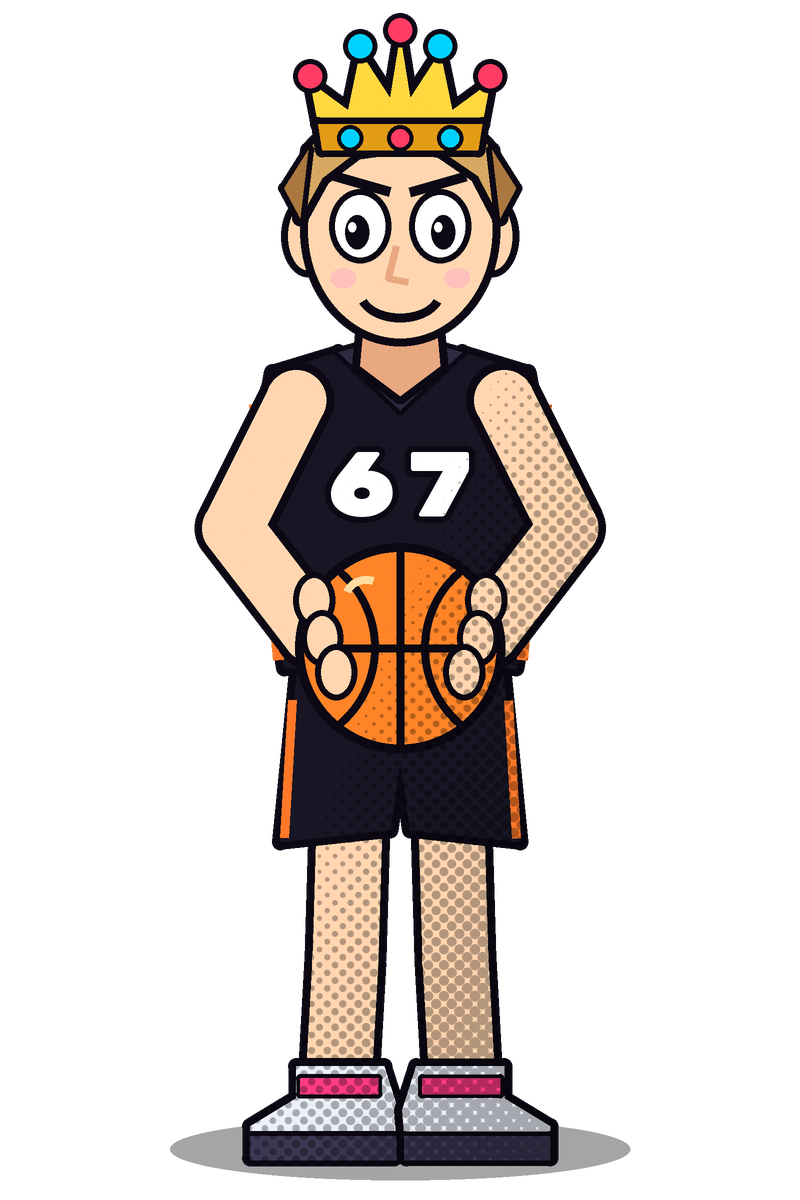

This figure's Python source:
"""Фигурка №67-КОРОЛЬ: комикс-персонаж (векторная отрисовка, 800x1200), в короне, с баскетбольным мячом."""
import math, os
import numpy as np
from PIL import Image, ImageDraw, ImageFont, ImageChops

HERE = os.path.dirname(os.path.abspath(__file__))
FR = os.path.join(HERE, 'RubikMono.ttf')
K = 2                      # суперсэмплинг
DW, DH = 800, 1200
INK = (12, 8, 20)
SKIN, SKIN_SH = (255, 214, 176), (232, 168, 128)
HAIR, HAIR_SH = (214, 168, 98), (170, 120, 62)
JERSEY, PIPE = (24, 22, 36), (255, 120, 40)
GOLD, GOLD_SH = (255, 216, 64), (226, 156, 22)
BALL = (255, 132, 40)


def build():
    im = Image.new('RGBA', (DW * K, DH * K), (0, 0, 0, 0))
    d = ImageDraw.Draw(im)
    k = lambda v: v * K

    def poly(pts, fill, ow=8, close=True):
        P = [(k(x), k(y)) for x, y in pts]
        d.line(P + ([P[0]] if close else []), fill=INK, width=k(ow * 2), joint='curve')
        for x, y in P: d.ellipse([x - k(ow), y - k(ow), x + k(ow), y + k(ow)], fill=INK)
        d.polygon(P, fill=fill)

    def ell(cx, cy, rx, ry, fill, ow=8):
        d.ellipse([k(cx - rx - ow), k(cy - ry - ow), k(cx + rx + ow), k(cy + ry + ow)], fill=INK)
        d.ellipse([k(cx - rx), k(cy - ry), k(cx + rx), k(cy + ry)], fill=fill)

    def limb(pts, w, fill, ow=8):
        P = [(k(x), k(y)) for x, y in pts]
        d.line(P, fill=INK, width=k(w + ow * 2), joint='curve')
        for x, y in (P[0], P[-1]): d.ellipse([x - k(w / 2 + ow), y - k(w / 2 + ow), x + k(w / 2 + ow), y + k(w / 2 + ow)], fill=INK)
        d.line(P, fill=fill, width=k(w), joint='curve')
        for x, y in P: d.ellipse([x - k(w / 2), y - k(w / 2), x + k(w / 2), y + k(w / 2)], fill=fill)

    cx = 400
    # тень на полу
    d.ellipse([k(170), k(1118), k(630), k(1180)], fill=(0, 0, 0, 90))
    # ноги
    limb([(350, 790), (345, 960), (338, 1085)], 66, SKIN)
    limb([(450, 790), (455, 960), (462, 1085)], 66, SKIN)
    for sx in (-1, 1):
        x0 = cx + sx * 62
        poly([(x0 - sx * 46, 1066), (x0 + sx * 42, 1066), (x0 + sx * 42, 1098), (x0 + sx * 88, 1126), (x0 + sx * 88, 1158), (x0 - sx * 56, 1158), (x0 - sx * 60, 1110)], (236, 240, 250))
        poly([(x0 - sx * 58, 1136), (x0 + sx * 88, 1136), (x0 + sx * 88, 1160), (x0 - sx * 58, 1160)], (60, 56, 84), 5)
        poly([(x0 - sx * 40, 1078), (x0 + sx * 38, 1078), (x0 + sx * 38, 1094), (x0 - sx * 40, 1094)], (255, 60, 130), 4)
    # шорты
    poly([(300, 640), (500, 640), (520, 842), (410, 830), (400, 760), (390, 830), (280, 842)], JERSEY)
    d.line([(k(292), k(700)), (k(284), k(838))], fill=PIPE + (255,), width=k(9))
    d.line([(k(508), k(700)), (k(516), k(838))], fill=PIPE + (255,), width=k(9))
    # майка
    poly([(272, 372), (338, 352), (400, 410), (462, 352), (528, 372), (546, 470), (516, 668), (284, 668), (254, 470)], JERSEY)
    poly([(338, 352), (400, 410), (462, 352), (440, 346), (400, 372), (360, 346)], (46, 42, 64), 5)
    for sx in (-1, 1):
        d.line([(k(cx + sx * 146), k(404)), (k(cx + sx * 122), k(660))], fill=PIPE + (255,), width=k(11))
    # руки спереди
    limb([(296, 400), (232, 528), (312, 632)], 60, SKIN)
    limb([(504, 400), (568, 528), (488, 632)], 60, SKIN)
    # номер на груди
    ft = ImageFont.truetype(FR, K * 92)
    txt = Image.new('RGBA', (DW * K, DH * K), (0, 0, 0, 0))
    td = ImageDraw.Draw(txt)
    bb = td.textbbox((0, 0), '67', font=ft, stroke_width=K * 6)
    td.text((k(cx) - (bb[2] - bb[0]) // 2 - bb[0], k(446) - bb[1]), '67', font=ft, fill=(255, 255, 255, 255), stroke_width=K * 6, stroke_fill=INK + (255,))
    im.alpha_composite(txt)
    d = ImageDraw.Draw(im)
    # шея и голова
    poly([(366, 300), (434, 300), (440, 366), (400, 396), (360, 366)], SKIN_SH)
    for sx in (-1, 1): ell(cx + sx * 92, 236, 20, 34, SKIN, 7)
    ell(cx, 230, 92, 108, SKIN)
    # волосы
    poly([(300, 218), (308, 150), (344, 112), (400, 100), (456, 112), (492, 150), (500, 218), (478, 176), (440, 150), (400, 146), (356, 152), (322, 178)], HAIR)
    poly([(308, 150), (284, 188), (300, 218)], HAIR_SH, 6)
    poly([(492, 150), (516, 188), (500, 218)], HAIR_SH, 6)
    # лицо
    for sx in (-1, 1):
        ex = cx + sx * 40
        ell(ex, 226, 25, 31, (255, 255, 255), 6)
        ell(ex + sx * 3, 232, 12, 17, INK, 0)
        d.ellipse([k(ex + sx * 3 - 9), k(222), k(ex + sx * 3 - 1), k(232)], fill=(255, 255, 255, 255))
        d.line([(k(ex - sx * 30), k(186 + (6 if sx > 0 else 6))), (k(ex + sx * 26), k(176))], fill=INK + (255,), width=k(10))
    d.line([(k(cx - 4), k(246)), (k(cx - 12), k(278)), (k(cx + 8), k(282))], fill=SKIN_SH + (255,), width=k(7), joint='curve')
    d.arc([k(cx - 44), k(262), k(cx + 44), k(322)], 22, 158, fill=INK + (255,), width=k(9))
    d.ellipse([k(cx - 70), k(268), k(cx - 44), k(288)], fill=(255, 150, 140, 150))
    d.ellipse([k(cx + 44), k(268), k(cx + 70), k(288)], fill=(255, 150, 140, 150))
    # КОРОНА
    base = [(318, 124), (482, 124), (490, 82), (452, 110), (440, 52), (410, 98), (400, 36), (390, 98), (360, 52), (348, 110), (310, 82)]
    poly(base, GOLD, 8)
    poly([(318, 124), (482, 124), (478, 150), (322, 150)], GOLD_SH, 7)
    for gx, gy, c in ((400, 36, (255, 60, 100)), (360, 52, (0, 210, 255)), (440, 52, (0, 210, 255)), (310, 82, (255, 60, 100)), (490, 82, (255, 60, 100))):
        ell(gx, gy - 6, 12, 12, c, 5)
    for gx in (350, 400, 450): ell(gx, 138, 9, 9, (255, 60, 100) if gx == 400 else (0, 210, 255), 4)
    # мяч в руках
    bx, by, br = 400, 648, 96
    ell(bx, by, br, br, BALL, 9)
    seams = Image.new('RGBA', im.size, (0, 0, 0, 0)); sd = ImageDraw.Draw(seams)
    sd.line([(k(bx), k(by - br)), (k(bx), k(by + br))], fill=INK + (255,), width=k(8))
    sd.line([(k(bx - br), k(by)), (k(bx + br), k(by))], fill=INK + (255,), width=k(8))
    for sx in (-1, 1):
        R = br * 1.08
        c0 = bx + sx * br * 1.3
        sd.arc([k(c0 - R), k(by - R), k(c0 + R), k(by + R)], -58 if sx < 0 else 122, 58 if sx < 0 else 238, fill=INK + (255,), width=k(8))
    m = Image.new('L', im.size, 0); ImageDraw.Draw(m).ellipse([k(bx - br), k(by - br), k(bx + br), k(by + br)], fill=255)
    seams.putalpha(ImageChops.multiply(seams.getchannel('A'), m))
    im.alpha_composite(seams)
    d = ImageDraw.Draw(im)
    d.arc([k(bx - br * .6), k(by - br * .75), k(bx - br * .1), k(by - br * .3)], 200, 290, fill=(255, 220, 160, 255), width=k(8))
    # пальцы поверх мяча
    for (fx, fy) in ((314, 600), (322, 638), (336, 672), (486, 600), (478, 638), (464, 672)):
        ell(fx, fy, 15, 22, SKIN, 6)
    # блик/тени: полутоновая сетка на правой нижней части
    out = im.resize((DW, DH), Image.LANCZOS)
    a = np.asarray(out).astype(np.float32)
    y, x = np.mgrid[0:DH, 0:DW].astype(np.float32)
    ang = math.radians(45); cell = 11
    u = x * math.cos(ang) + y * math.sin(ang); v = -x * math.sin(ang) + y * math.cos(ang)
    dist = np.hypot((u % cell) - cell / 2, (v % cell) - cell / 2)
    shade = np.clip(((x - 400) * .6 + (y - 600) * .25) / 220, 0, 1)
    cov = np.clip(cell * .62 * np.sqrt(shade) - dist + .5, 0, 1) * (a[..., 3] > 200)
    a[..., :3] *= (1 - .3 * cov[..., None])
    return Image.fromarray(a.clip(0, 255).astype(np.uint8), 'RGBA')


def crown_sprite(w=400):
    """корона отдельным спрайтом (для заставок)"""
    S = 3
    cw, ch = int(w), int(w * .74)
    im = Image.new('RGBA', (cw * S, ch * S), (0, 0, 0, 0)); d = ImageDraw.Draw(im)
    sc = cw * S / 208.0
    def P(x, y): return ((x - 296) * sc, (y - 14) * sc)
    base = [(318, 124), (482, 124), (490, 82), (452, 110), (440, 52), (410, 98), (400, 36), (390, 98), (360, 52), (348, 110), (310, 82)]
    pts = [P(x, y) for x, y in base]
    d.line(pts + [pts[0]], fill=INK, width=int(14 * S), joint='curve')
    for x, y in pts: d.ellipse([x - 7 * S, y - 7 * S, x + 7 * S, y + 7 * S], fill=INK)
    d.polygon(pts, fill=GOLD)
    band = [P(318, 124), P(482, 124), P(478, 150), P(322, 150)]
    d.line(band + [band[0]], fill=INK, width=int(12 * S), joint='curve')
    d.polygon(band, fill=GOLD_SH)
    for gx, gy, c in ((400, 36, (255, 60, 100)), (360, 52, (0, 210, 255)), (440, 52, (0, 210, 255)), (310, 82, (255, 60, 100)), (490, 82, (255, 60, 100))):
        x, y = P(gx, gy - 6); r = 12 * sc
        d.ellipse([x - r - 5 * S, y - r - 5 * S, x + r + 5 * S, y + r + 5 * S], fill=INK); d.ellipse([x - r, y - r, x + r, y + r], fill=c)
    return im.resize((cw, ch), Image.LANCZOS)


def draw_crown(d, cx, cy, w, fill=GOLD, ow=4):
    s = w / 180.0
    pts = [(cx + (x - 400) * s, cy + (y - 80) * s) for x, y in
           [(318, 124), (482, 124), (490, 82), (452, 110), (440, 52), (410, 98), (400, 36), (390, 98), (360, 52), (348, 110), (310, 82)]]
    d.polygon(pts, fill=fill, outline=INK)
    d.line(pts + [pts[0]], fill=INK, width=ow, joint='curve')


if __name__ == '__main__':
    import sys
    build().save(sys.argv[1] if len(sys.argv) > 1 else os.path.join(HERE, 'figure.png'))
